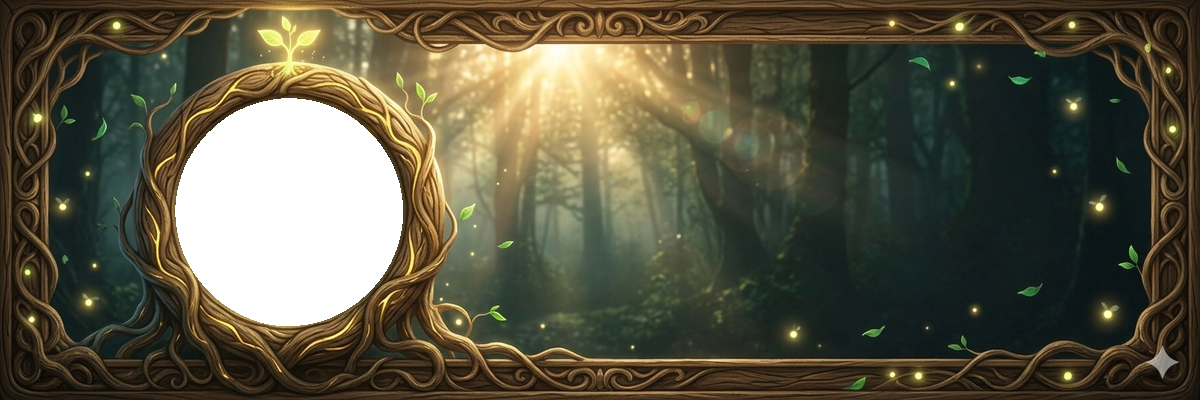
#> input picture tier00a_novice.png, 1200 x 400 px
$ python build_tier_gallery.py
#> lines starting #> are read from the running program, lines starting #| are printed output that depends on the picture
#!/usr/bin/env python3
"""Generate the dashboard's level-tier gallery: WebP thumbnails + manifest.json.

Source of truth is modules/level_card._TIER_IMAGE_LEVELS (the table the bot itself uses),
so the gallery can't drift from what members actually see. Re-run after adding a tier:

    python3 scripts/build_tier_gallery.py

Output: dashboard/assets/tiers/<name>.webp and dashboard/assets/tiers/manifest.json
"""
import json
import os
import sys

ROOT = os.path.abspath(os.path.join(os.path.dirname(__file__), ".."))
sys.path.insert(0, ROOT)
os.environ.setdefault("DATABASE_URL", "postgresql://x:x@localhost:5432/x")  # config import guard only

from PIL import Image  # noqa: E402

from modules import level_card  # noqa: E402

OUT = os.path.join(ROOT, "dashboard", "assets", "tiers")
THUMB_W = 480


def build_entries():
    """[{file, label, min_level, max_level|None, variant_group|None}] from the bot's table."""
    table, entries = level_card._TIER_IMAGE_LEVELS, []
    for i, (min_level, spec, *rest) in enumerate(table):
        nxt = table[i + 1][0] if i + 1 < len(table) else None
        max_level = (nxt - 1) if nxt else None
        if spec is None:                      # explicit gap: the procedural card is used there
            continue
        variants = spec if isinstance(spec, list) else [(spec, rest[0] if rest else "")]
        for fn, label in variants:
            entries.append({"file": fn, "label": label, "min_level": min_level, "max_level": max_level,
                            "random_pool": len(variants) > 1})
    return entries


def main():
    os.makedirs(OUT, exist_ok=True)
    entries = build_entries()
    for e in entries:
        src = os.path.join(ROOT, e["file"])
        thumb = os.path.splitext(e["file"])[0] + ".webp"
        with Image.open(src) as im:
#> im is the input picture: PIL image 1200x400 RGBA; mean R, G, B, A 68.4, 83.5, 45.6, 233.4
            im = im.convert("RGBA")
            h = max(1, round(im.height * THUMB_W / im.width))
#> h = 160
            im.resize((THUMB_W, h), Image.LANCZOS).save(os.path.join(OUT, thumb), "WEBP", quality=72, method=6)
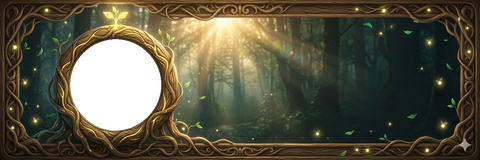
#> saved as tier00a_novice.webp: PIL image 480x160 RGBA; mean R, G, B, A 68, 64, 44.9, 233.4; transparent parts drawn white
        e["thumb"] = thumb
#> pass 2 of the loop in main, `for e in entries:`:
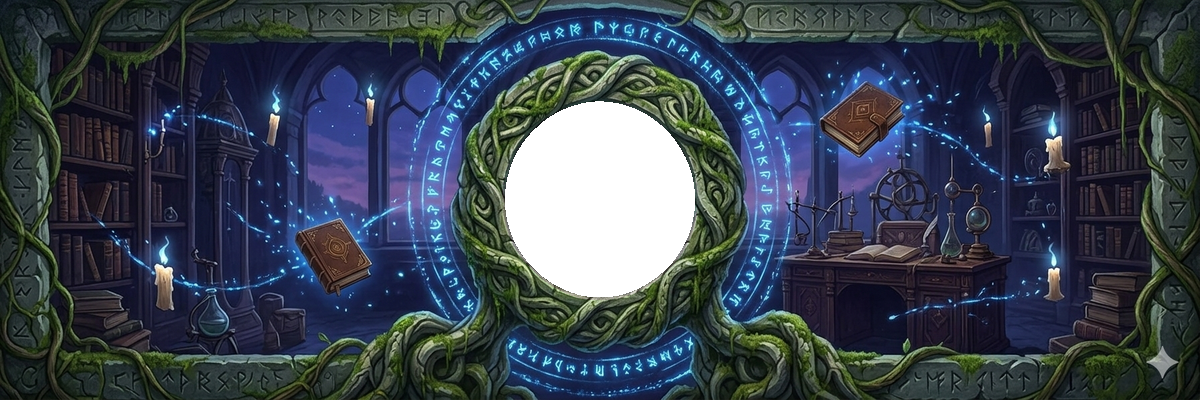
#> input picture tier00b_apprentice.png, 1200 x 400 px
#> in main, im is the input picture: PIL image 1200x400 RGBA; mean R, G, B, A 43, 65.5, 65, 239.5
#> in main, `im.resize((THUMB_W, h), Image.LANCZOS).save(os.path.join(OUT, thumb), ..`:
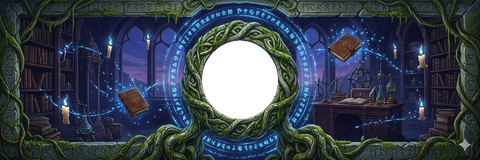
#> saved as tier00b_apprentice.webp: PIL image 480x160 RGBA; mean R, G, B, A 42.5, 52.1, 64.6, 239.5; transparent parts drawn white
#> pass 3 of the loop in main, `for e in entries:`:
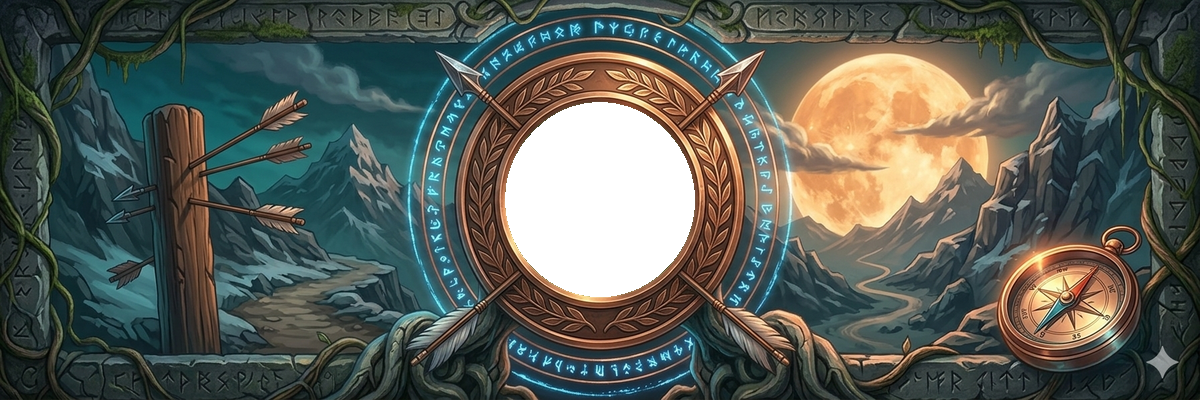
#> input picture tier00c_scout.png, 1200 x 400 px
#> in main, im is the input picture: PIL image 1200x400 RGBA; mean R, G, B, A 73.4, 90.7, 71.4, 239.6
#> in main, `im.resize((THUMB_W, h), Image.LANCZOS).save(os.path.join(OUT, thumb), ..`:
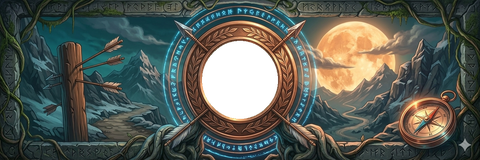
#> saved as tier00c_scout.webp: PIL image 480x160 RGBA; mean R, G, B, A 73.1, 78.1, 70.7, 239.6; transparent parts drawn white
#> the loop made 7 passes; the first 3 are shown
    with open(os.path.join(OUT, "manifest.json"), "w") as f:
        json.dump({"tiers": entries}, f, indent=1)
        f.write("\n")
    print(f"{len(entries)} tiers -> {OUT}")


if __name__ == "__main__":
#> (the run stopped early here; a loop or call above may not have finished)
